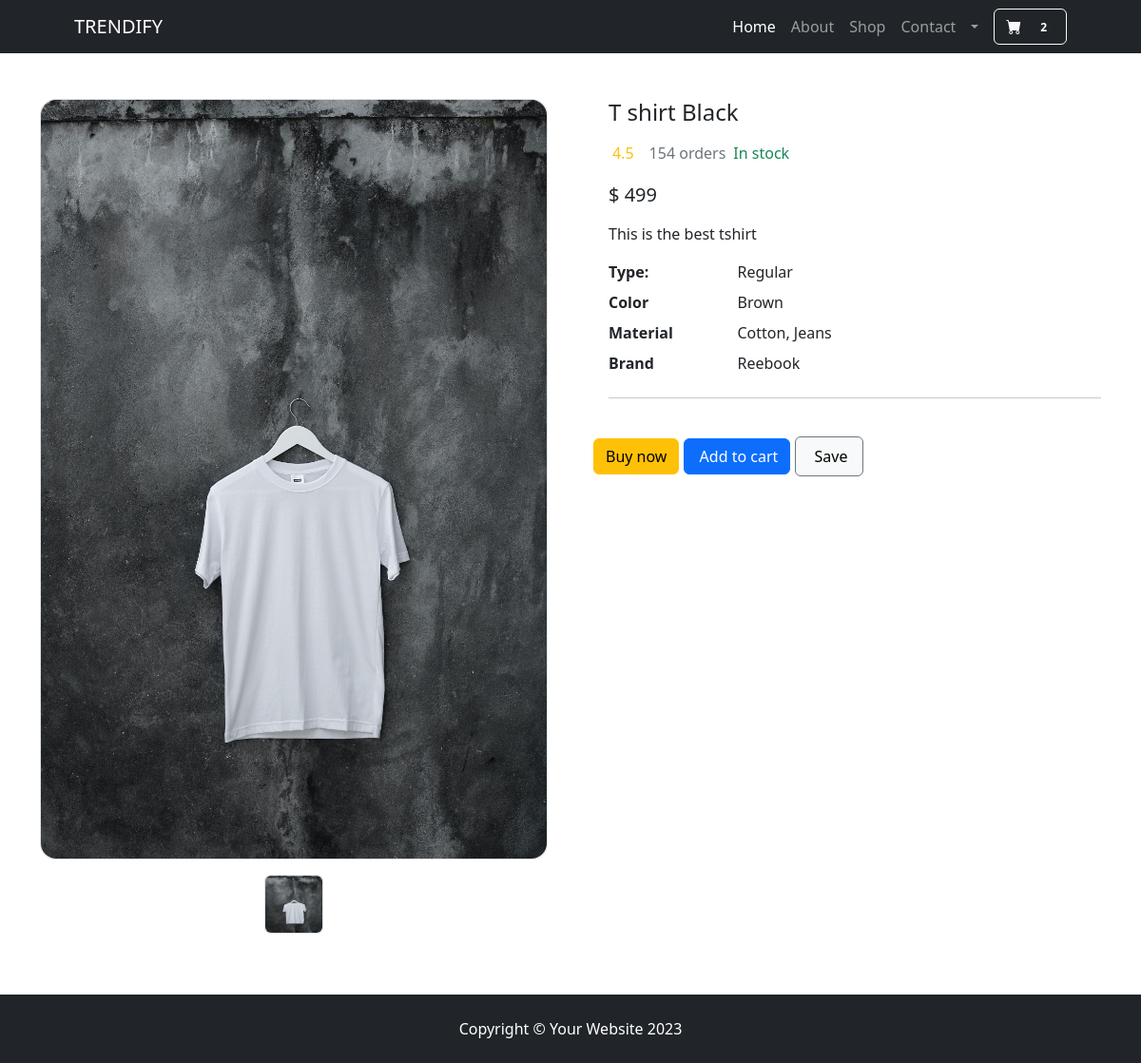
The page /product/t-shirt-black (signed in) on the database its author committed.
### accounts/models.py (models this page shows)
class Profile(BaseModel):
   user = models.OneToOneField(User, on_delete=models.CASCADE,related_name="profile")
   is_email_verified = models.BooleanField(default=False)
   email_token = models.CharField(max_length=100, null=False, blank=True)
   profile_image = models.ImageField(upload_to='profile')
   def get_cart_count(self):
       return CartItems.objects.filter(cart__user = self.user, cart__is_paid= False).count()

### products/models.py (models this page shows, shortened)
class Product(BaseModel):
    product_name = models.CharField(max_length=100)
    slug = models.SlugField(unique=True, null= True, blank=True)
    category = models.ForeignKey(Category, on_delete=models.CASCADE, related_name='product')
    price = models.IntegerField(null = False)
    product_description = models.TextField()
    color_variant = models.ManyToManyField(ColorVariant, blank=True)
    size_variant = models.ManyToManyField(SizeVariant, blank=True)

class ProductImage(BaseModel):
    product = models.ForeignKey(Product, on_delete=models.CASCADE, related_name='product_image')
    image = models.ImageField(upload_to="product")

### products/views.py (the view)
# urls.py: path('<slug>',views.get_product,name="get_product"),
def get_product(request, slug):
    try:
        product = Product.objects.get(slug=slug)
        context = {'product': product}
        if request.GET.get('size'):
            size = request.GET.get('size')
            price = product.get_price_by_size(size)
            context['selected_size'] = size
        return render(request, 'Product/product.html', context=context)
    except Exception as e:
        print(e)

### templates/Product/product.html (shortened to what this page needs)
{% extends 'Base/base.html'%}
{%block start%}
<section class="py-5">
    <div class="container">
      <div class="row gx-5">
        <aside class="col-lg-6">
          <div class="border rounded-4 mb-3 d-flex justify-content-center">
            <a data-fslightbox="mygalley" class="rounded-4" target="_blank" data-type="image" href="!#">
              <img style="max-width: 100%; max-height: 100vh; margin: auto;" class="rounded-4 fit" src="/media/{{product.product_image.first.image}}">
            </a>
          </div>
          <div class="d-flex justify-content-center mb-3">
            {%for image in product.product_image.all%}
            <a data-fslightbox="mygalley" class="border mx-1 rounded-2" target="_blank" data-type="image" href="">
              <img width="60" height="60" class="rounded-2" src="/media/{{image.image}}">
            </a>
            {%endfor%}
          </div>
        </aside>
        <main class="col-lg-6">
          <div class="ps-lg-3">
            <h4 class="title text-dark">
                {{product.product_name}}
            </h4>
            <div class="d-flex flex-row my-3">
              <div class="text-warning mb-1 me-2">
                <span class="ms-1">
                  4.5
                </span>
              </div>
              <span class="text-muted">154 orders</span>
              <span class="text-success ms-2">In stock</span>
            </div>
            <div class="mb-3">
              <span class="h5">$
                {%if updated_price%}
                {{updated_price}}
                {%else%}
                {{product.price}}
                {%endif%}
              </span>
            </div>
            <p>
                {{product.product_description}}
            </p>
            <div class="row">
              <dt class="col-3">Type:</dt>
              <dd class="col-9">Regular</dd>
              <dt class="col-3">Color</dt>
              <dd class="col-9">Brown</dd>
              <dt class="col-3">Material</dt>
              <dd class="col-9">Cotton, Jeans</dd>
              <dt class="col-3">Brand</dt>
              <dd class="col-9">Reebook</dd>
            </div>
            <hr>
            </div>
            <a href="#" class="btn btn-warning shadow-0"> Buy now </a>
            <a href="{% url 'add_to_cart' product.uid %} "  class="btn btn-primary shadow-0">  Add to cart </a>
            <a href="#" class="btn btn-light border border-secondary py-2 icon-hover px-3">  Save </a>
          </div>
      </div>
    </div>
{%endblock%}

### templates/Base/base.html (shortened to what this page needs)
{% load static %}
<!DOCTYPE html>
<html lang="en">
  <head>
    <link
      href="https://cdn.jsdelivr.net/npm/bootstrap-icons@1.5.0/font/bootstrap-icons.css"
      rel="stylesheet"
    />
    <link href="{% static '/css/styles.css' %}" rel="stylesheet" />
  </head>
  <body>
    <nav class="navbar navbar-expand-lg navbar-dark bg-dark ">
      <div class="container px-4 px-lg-5">
        <a class="navbar-brand" href="/">TRENDIFY</a>
        <div class="collapse navbar-collapse justify-content-end" id="navbarSupportedContent">
          <ul class="navbar-nav me-2 mb-2 mb-lg-0 ms-lg-4 ">
            <li class="nav-item">
              <a class="nav-link active" aria-current="page" href="/">Home</a>
            </li>
            <li class="nav-item"><a class="nav-link" href="#!">About</a></li>
            <li class="nav-item"><a class="nav-link" href="#!">Shop</a></li>
            <li class="nav-item"><a class="nav-link" href="#!">Contact</a></li>
            {% if user.is_authenticated %}
            <li class="nav-item dropdown">
              <a
                class="nav-link dropdown-toggle"
                id="navbarDropdown"
                href="#"
                role="button"
                data-bs-toggle="dropdown"
                aria-expanded="false"
                >{{request.user.first_name}}</a
              >
            </li>
            {%endif%}
          </ul>
            <a class="btn btn-outline-light" href="{% url 'cards' %}">
              <i class="bi-cart-fill me-1"></i>
              <span class="badge bg-dark text-white ms-1 rounded-pill">{{request.user.profile.get_cart_count}}</span>
          </a>
        </div>
      </div>
    </nav>
    <div style="height: 100%;">
    {% block start %} {% endblock %}
    <footer class="py-4 bg-dark ">
      <div class="container ">
        <p class="m-0 text-center text-white">
          Copyright &copy; Your Website 2023
        </p>
      </div>
    </footer>
  </body>
</html>

### rows shown on the page
Product: product_image.first.image (picture), product_name "T shirt Black", price "499", product_description "This is the best tshirt"
ProductImage: image (picture)

### other values the page prints
{{ request.user.profile.get_cart_count }} "2"
